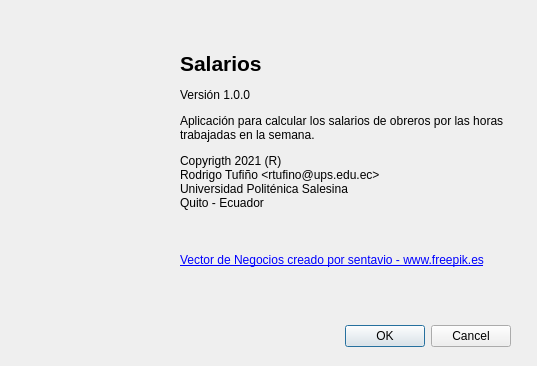
<?xml version="1.0" encoding="UTF-8"?>
<ui version="4.0">
 <class>acerca</class>
 <widget class="QDialog" name="acerca">
  <property name="geometry">
   <rect>
    <x>0</x>
    <y>0</y>
    <width>537</width>
    <height>366</height>
   </rect>
  </property>
  <property name="windowTitle">
   <string>Dialog</string>
  </property>
  <widget class="QDialogButtonBox" name="buttonBox">
   <property name="geometry">
    <rect>
     <x>170</x>
     <y>320</y>
     <width>341</width>
     <height>32</height>
    </rect>
   </property>
   <property name="orientation">
    <enum>Qt::Horizontal</enum>
   </property>
   <property name="standardButtons">
    <set>QDialogButtonBox::Cancel|QDialogButtonBox::Ok</set>
   </property>
  </widget>
  <widget class="QLabel" name="label">
   <property name="geometry">
    <rect>
     <x>180</x>
     <y>240</y>
     <width>371</width>
     <height>41</height>
    </rect>
   </property>
   <property name="text">
    <string>&lt;html&gt;&lt;head/&gt;&lt;body&gt;&lt;p&gt;
&lt;a href='https://www.freepik.es/fotos-vectores-gratis/negocios'&gt;Vector de Negocios creado por sentavio - www.freepik.es&lt;/a&gt;
&lt;/p&gt;&lt;/body&gt;&lt;/html&gt;</string>
   </property>
   <property name="wordWrap">
    <bool>true</bool>
   </property>
  </widget>
  <widget class="QLabel" name="label_2">
   <property name="geometry">
    <rect>
     <x>180</x>
     <y>40</y>
     <width>331</width>
     <height>181</height>
    </rect>
   </property>
   <property name="text">
    <string>&lt;html&gt;&lt;head/&gt;&lt;body&gt;&lt;p&gt;&lt;span style=&quot; font-size:16pt; font-weight:600;&quot;&gt;Salarios&lt;/span&gt;&lt;/p&gt;&lt;p&gt;Versión 1.0.0&lt;/p&gt;&lt;p&gt;Aplicación para calcular los salarios de obreros por las horas trabajadas en la semana.&lt;/p&gt;&lt;p&gt;Copyrigth 2021 (R) &lt;br/&gt;Rodrigo Tufiño &amp;lt;rtufino@ups.edu.ec&amp;gt;&lt;br/&gt;Universidad Politénica Salesina&lt;br/&gt;Quito - Ecuador&lt;/p&gt;&lt;/body&gt;&lt;/html&gt;</string>
   </property>
   <property name="wordWrap">
    <bool>true</bool>
   </property>
  </widget>
  <widget class="QWidget" name="widget" native="true">
   <property name="geometry">
    <rect>
     <x>20</x>
     <y>50</y>
     <width>131</width>
     <height>151</height>
    </rect>
   </property>
   <property name="styleSheet">
    <string notr="true">background-image: url(:/imagenes/recursos/3182.jpg);</string>
   </property>
  </widget>
 </widget>
 <resources/>
 <connections>
  <connection>
   <sender>buttonBox</sender>
   <signal>accepted()</signal>
   <receiver>acerca</receiver>
   <slot>accept()</slot>
   <hints>
    <hint type="sourcelabel">
     <x>248</x>
     <y>254</y>
    </hint>
    <hint type="destinationlabel">
     <x>157</x>
     <y>274</y>
    </hint>
   </hints>
  </connection>
  <connection>
   <sender>buttonBox</sender>
   <signal>rejected()</signal>
   <receiver>acerca</receiver>
   <slot>reject()</slot>
   <hints>
    <hint type="sourcelabel">
     <x>316</x>
     <y>260</y>
    </hint>
    <hint type="destinationlabel">
     <x>286</x>
     <y>274</y>
    </hint>
   </hints>
  </connection>
 </connections>
</ui>
